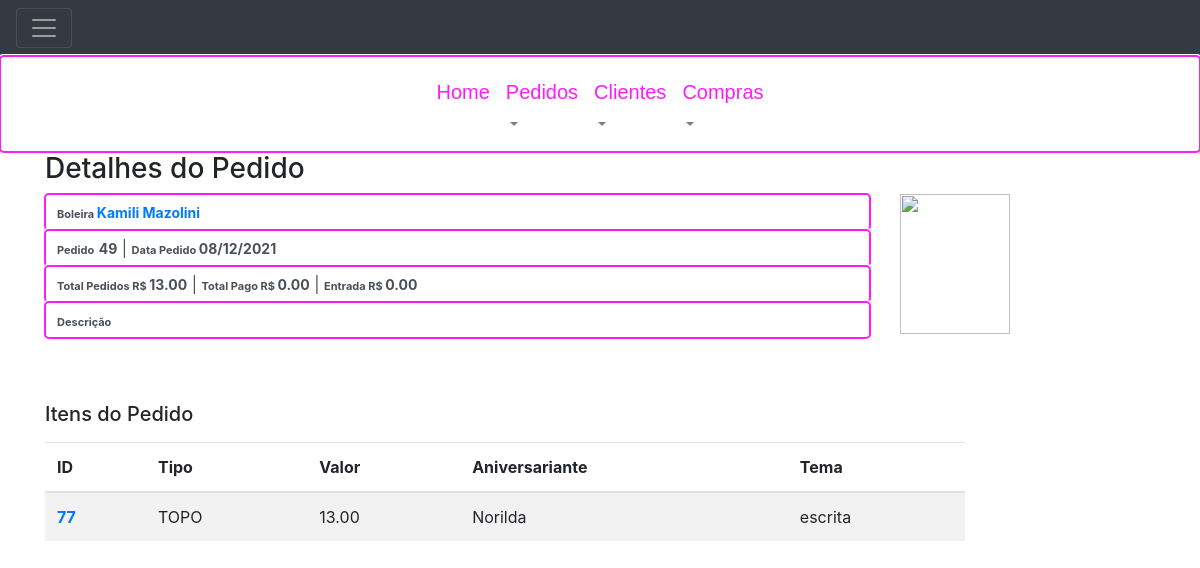
/orders/49/detail/ (signed in), run on an earlier commit of the app's database.
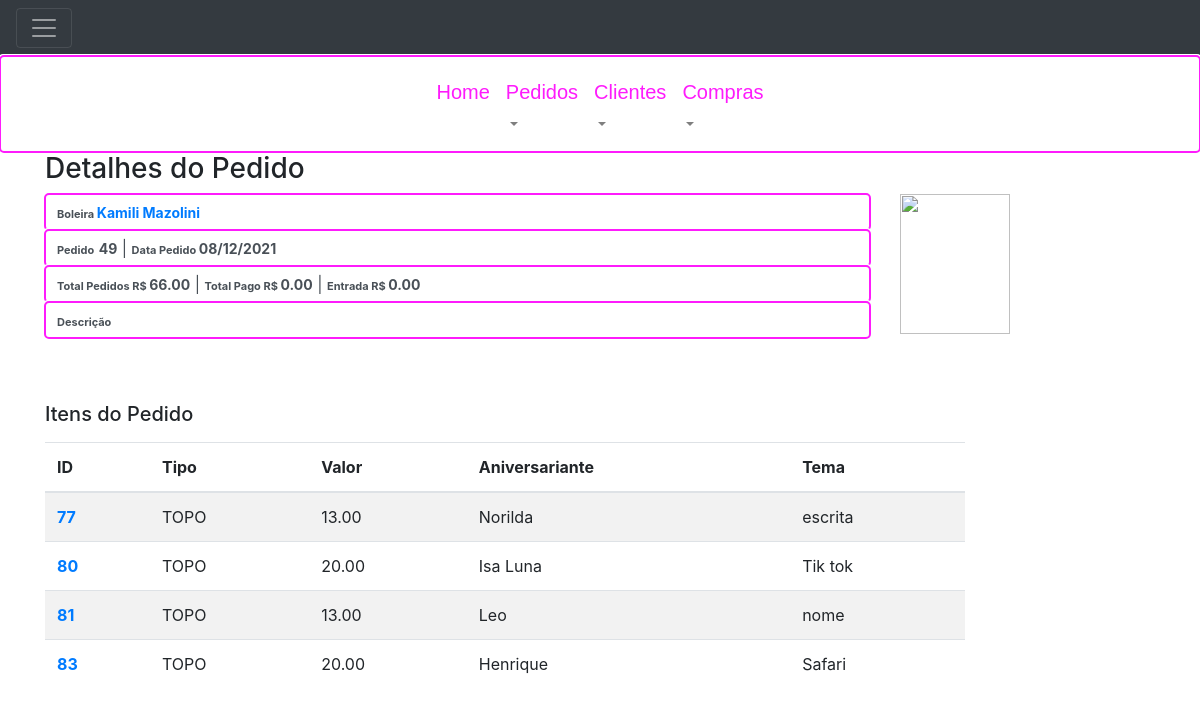
And on a later commit of the database.
### order_control/models.py (models this page shows, shortened)
class Order(models.Model):
    createdAt = models.DateTimeField(auto_now_add=True)
    deliveryAt = models.DateTimeField(null=True, blank=True, verbose_name="Entregar em")
    delivered = models.BooleanField(default=False, verbose_name="Entregue")
    description = models.TextField(max_length=255, null=True, blank=True)
    downPayment = models.DecimalField(max_digits=8, decimal_places=2, verbose_name='Entrada R$', null=True, blank=True, default=0.00)
    totalOrder = models.DecimalField(max_digits=8, decimal_places=2, verbose_name='Total Pedido R$', null=True, blank=True, default=0.00)
    totalPayment = models.DecimalField(max_digits=8, decimal_places=2, verbose_name='Total Pago R$', null=True, blank=True, default=0.00)
    client = models.ForeignKey(Client, on_delete=models.PROTECT, verbose_name='Cliente')

class BoxTop(models.Model):
    gift = models.BooleanField(default=False, verbose_name="Brinde?")
    type = models.CharField(max_length=255, choices=BOX_TOP_CHOICES)
    theme = models.CharField(max_length=255)
    birthdayName = models.CharField(max_length=255, null=True, blank=True)
    amount = models.DecimalField(max_digits=8, decimal_places=2, default=0.00, verbose_name='Valor total das Caixas R$')
    description = models.CharField(max_length=255, null=True, blank=True)
    storedIn = models.FileField(upload_to='boxes/', null=True, blank=True, verbose_name='Figura')
    order = models.ForeignKey(Order, on_delete=models.PROTECT)

class Client (models.Model):
    createAt = models.DateTimeField(auto_now_add=True)
    name = models.CharField(max_length=255, verbose_name='Nome do Cliente')
    phone = models.CharField(max_length=15, null=True, blank=True, verbose_name='Telefone')
    picture = models.FileField(upload_to='clients/', null=True, blank=True, verbose_name='Foto de Perfil')
    balance = models.DecimalField(max_digits=8, decimal_places=2, default=0.0, verbose_name='Balanço')
    cakeMaker = models.BooleanField(default=False, verbose_name='Boleira')

### order_control/views.py (the view)
# urls.py: path('orders/<int:id>/detail/', views.order_details, name='order_detail'),
@login_required(login_url=reverse_lazy('order_control:login'))
def order_details(request, id):
    order = Order.objects.get(id=id)
    order_items = BoxTop.objects.filter(order=order)
    return render(request, 'order_control/order/detail.html',
                  {'order': order, 'order_items': order_items})

### templates/order_control/order/detail.html (shortened to what the changed rows need)
{% extends "layout.html" %}
{% block content %}
<div class="container" xmlns="http://www.w3.org/1999/html">
        <div class="form-group">
            <div class="row">
                <div  id="head" class="col-sm-9" >
                    <div class='form-control'>
                        <span class='label label-default' style='font-size:14px;'  >
                            <a href="{% url 'order_control:client_detail'  order.client.id %}">
                                <strong>{{ order.client.name }}</strong></span>
                    </div>
                    <div class='form-control'>
                        <span class='label label-default' style='font-size:14px;' ><strong>{{ order.id }}</strong></span>
                            <span class='label label-default' style='font-size:14px;' ><strong>{{ order.createdAt|date:"SHORT_DATE_FORMAT" }}</strong></span>
                    </div>
                    <div class='form-control'>
                        <span class='label label-default' style='font-size:14px;' ><strong>{{ order.totalOrder }}</strong></span>
                        <span class='label label-default' style='font-size:14px;' ><strong>{{ order.totalPayment }}</strong></span>
                        <span class='label label-default' style='font-size:14px;' ><strong>{{ order.downPayment }}</strong></span>
                    </div>
                </div>
            </div>
            <div class="form-group">
                <div class="row">
                    <div  class="col-sm-10" >
                        <table class="table table-striped table-hover">
                            <thead>
                            <tr>
                                <th>ID</th>
                                <th>Tipo</th>
                                <th>Valor</th>
                                <th>Aniversariante</th>
                                <th>Tema</th>
                            </tr>
                            </thead>
                            <tbody>
                            {% for item in order_items%}
                                <tr>
                                    <td>
                                        <a href="{% url 'order_control:order_items_details' item.id %}">
                                            <strong>{{ item.id }}</strong></span>
                                        </a>
                                    </td>
                                    <td>{{ item.type }}</td>
                                    <td>{{ item.amount }}</td>
                                    <td>{{ item.birthdayName }}</td>
                                    <td>{{ item.theme }}</td>
                                </tr>
                            {% endfor %}
                            </tbody>
                        </table>
                    </div>
                </div>
           </div>
        </div>
    </div>
{% endblock %}

What changed in the data, as far as the page shows it:
changed Order "Kamili Mazolini": totalOrder "13.00" → "66.00"
added BoxTop: id "80", type "TOPO", amount "20.00", birthdayName "Isa Luna", theme "Tik tok"
added BoxTop: id "81", type "TOPO", amount "13.00", birthdayName "Leo", theme "nome"
added BoxTop: id "83", type "TOPO", amount "20.00", birthdayName "Henrique", theme "Safari"
